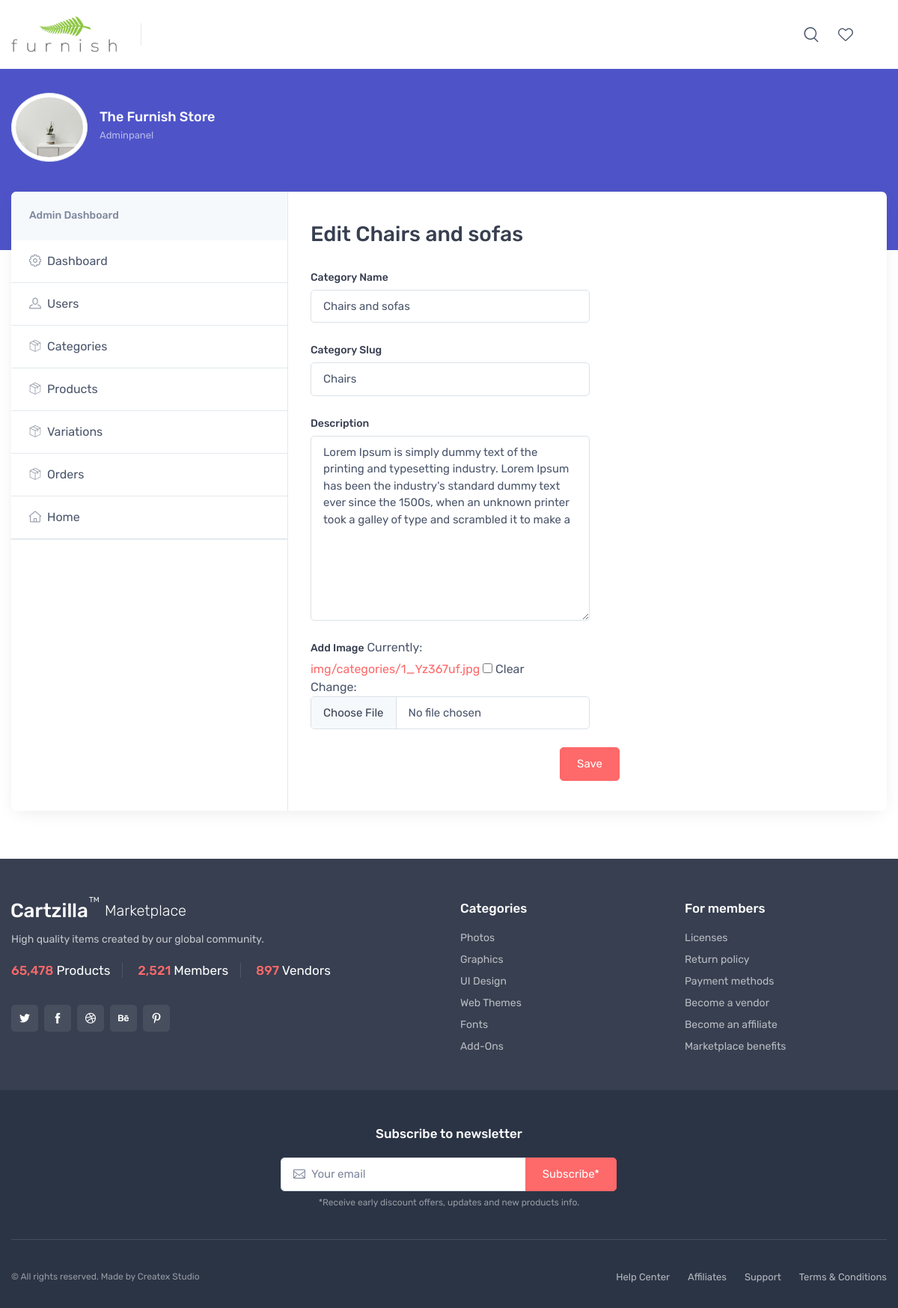
/adminpanel/update_category/1/ (signed in), run on the app's committed database.
### category/models.py (models this page shows, shortened)
class Categorie(models.Model):
    category_name = models.CharField(max_length=50, unique=True)
    slug          = models.SlugField(max_length=100, unique=True, null=True)
    description   = models.TextField(max_length=225, blank=True)
    cat_image     = models.ImageField(upload_to='img/categories', blank=True)

### adminpanel/views.py (the view, shortened to what this page needs)
# urls.py: path('update_category/<int:category_id>/', views.update_category, name="update_category"),
@login_required(login_url='login')
@user_passes_test(lambda u: u.is_superuser, login_url='home')
def update_category(request, category_id):
    category = Categorie.objects.get(id=category_id)
    form = CategoryForm(instance=category)
    context = {
        'category': category,
        'form': form
    }
    return render(request, 'adminpanel/dashboard-update-category.html', context)

### adminpanel/forms.py
class CategoryForm(forms.ModelForm):
    class Meta:
        model = Categorie
        fields = ['category_name', 'slug', 'description', 'cat_image',]
    def __init__(self, *args, **kwargs):
        super(CategoryForm, self).__init__(*args, **kwargs)
        for field in self.fields:
            self.fields[field].widget.attrs['class'] = 'form-control'

### cart/context_processors.py (called while the page is built, shortened)
def counter(request):
    cart_count = 0
    if 'admin' in request.path:
        return {}
    return dict(cart_count=cart_count)

def wish_counter(request):
    wish_count = 0
    if 'admin' in request.path:
        return {}
    return dict(wish_count=wish_count)

### category/context_processors.py (called while the page is built)
def menu_links(request):
    links = Categorie.objects.all()
    return dict(links=links)

### templates/adminpanel/dashboard-update-category.html (shortened to what this page needs)
{% extends 'adminpanel/dashboard-base.html'%}
            {% block content %}
            {% load static %}
             <section class="col-lg-8 pt-lg-4 pb-4 mb-3">
              <div class="pt-2 px-4 ps-lg-0 pe-xl-5">
                <div class="d-sm-flex flex-wrap justify-content-between align-items-center pb-2">
                  <h2 class="h3 py-2 me-2 text-center text-sm-start">Edit {{category.category_name}}</h2>
                </div>
                <form action="{% url 'update_category' category.id %}" method="POST" enctype="multipart/form-data">
                    <div class="form-row">
                      <div class="form-group col-md-6">
                        <label class="form-label" >Category Name</label>
                        {{ form.category_name }}
                      </div>
                      <br>
                       <div class="form-group col-md-6">
                        <label class="form-label" >Category Slug</label>
                        {{ form.slug }}
                      </div>
                      <br>
                    </div>
                    <div class="form-row">
                      <div class="form-group col-md-6">
                        <label class="form-label" >Description</label>
                        {{ form.description }}
                      </div>
                      <br>
                      <div class="form-group col-md-6">
                        <label class="form-label" >Add Image</label>
                        {{ form.cat_image }}
                      </div>
                    <br>
                    <div class="text-center">
                      <button type="submit" class="btn btn-primary">Save</button>
                    </div>
                  </form>
            </section>
        </div>
      </div>
    </div>
  </main>
  {% endblock content%}

### data on the page
Categorie: category_name "Chairs and sofas", slug "Chairs", description "Lorem Ipsum is simply dummy text of the printing and typesetting industry. Lorem Ipsum has been the industry's standard dummy text ever since the 1500s, when an unknown printer took a galley of type and scrambled it to make a"
